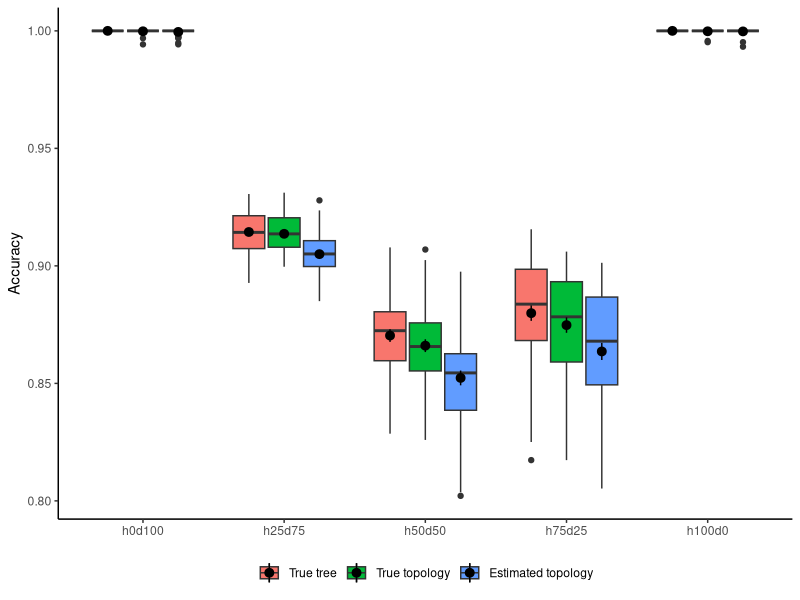
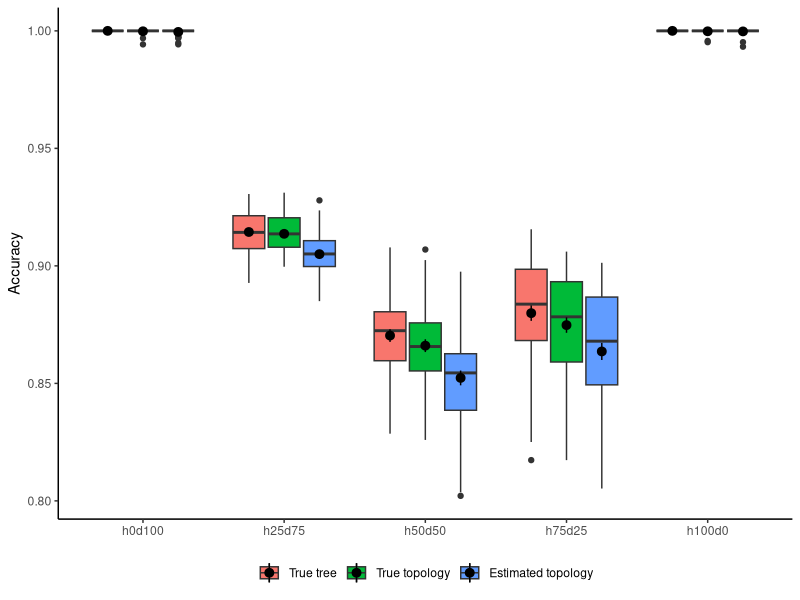

The R source for these figures, in order:
setwd("/Users/uym2/my_gits/problin_experiments/sim_tlscl/Results/imputation")
require(ggplot2)

d = read.table("problin_impute_missing.txt",header=T)
d$model = factor(d$model,levels=c("s0d100","s25d75","s50d50","s75d25","s100d0"),labels=c("h0d100","h25d75","h50d50","h75d25","h100d0"))
d$type = factor(d$type,levels=c("trueTopoTrueParams","trueTopo","estTopo"),labels = c("True tree","True topology","Estimated topology"))

ggplot(d,aes(x=model,y=accuracy,fill=type)) + geom_boxplot() + 
  stat_summary(position = position_dodge2(width = 0.75)) + ylab("Accuracy") + 
  theme_classic() + theme(legend.title = element_blank(), legend.position = "bottom",axis.title.x = element_blank())
ggsave("missing_impute.pdf",width=4,height = 4)

round(mean(d[d$model=="h0d100",]$accuracy),2); round(sd(d[d$model=="s0d100",]$accuracy),3)
round(mean(d[d$model=="h25d75",]$accuracy),2); round(sd(d[d$model=="s25d75",]$accuracy),3)
round(mean(d[d$model=="h50d50",]$accuracy),2); round(sd(d[d$model=="s50d50",]$accuracy),3)
round(mean(d[d$model=="h75d25",]$accuracy),2); round(sd(d[d$model=="s75d25",]$accuracy),3)
round(mean(d[d$model=="h100d0",]$accuracy),2); round(sd(d[d$model=="s100d0",]$accuracy),3)
